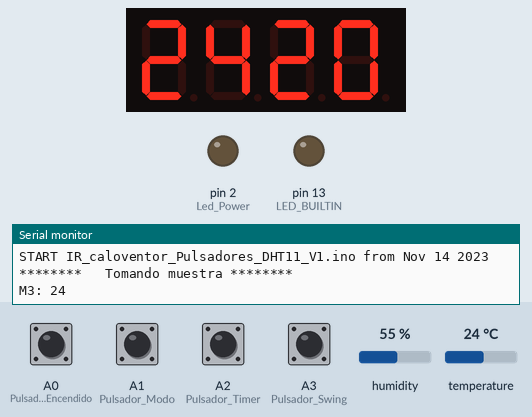
Recording of a sketch running on a simulated Arduino Uno, built with avr-gcc and run on an emulated ATmega328P. Shown: 4-digit seven-segment display, output pins drawn as LEDs (lit = HIGH), the last lines printed to the serial monitor. Inputs (shaded band) come from the test bench; at power-on: A0 (Pulsador_Encendido), A1 (Pulsador_Modo), A2 (Pulsador_Timer), A3 (Pulsador_Swing) HIGH, temperature 24 °C, humidity 55 %.

Above: at 1.3 s.
1.4 s: A0 (Pulsador_Encendido) pulled LOW for 0.15 s
At 2.4 s:
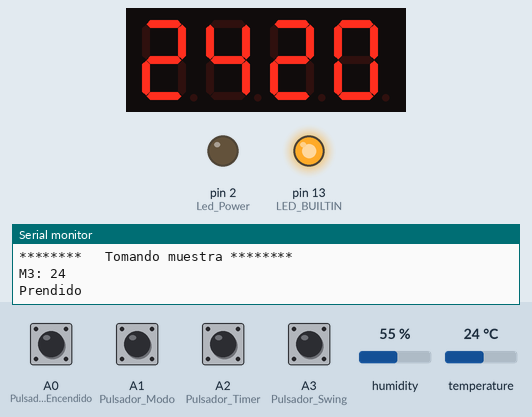
3.1 s: A1 (Pulsador_Modo) pulled LOW for 0.15 s
At 4.9 s:
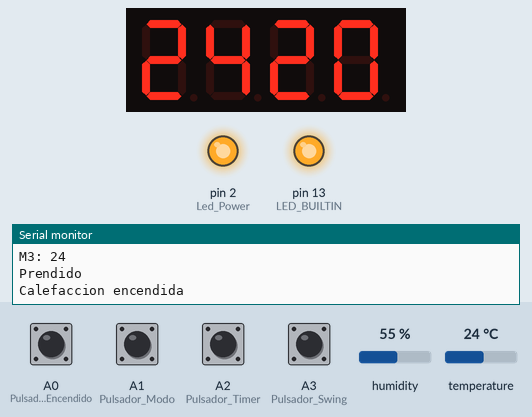
5.2 s: A0 (Pulsador_Encendido) pulled LOW for 1 s
At 7.1 s:
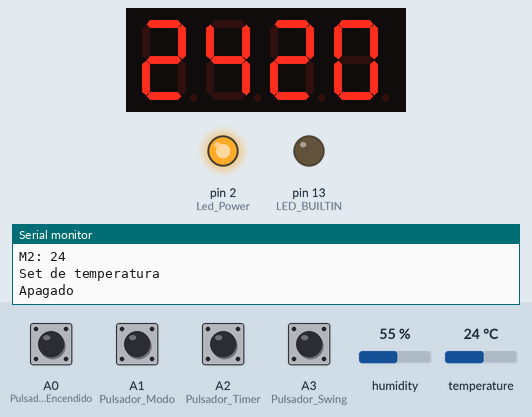
7.7 s: temperature set to 12 °C
At 11.2 s:
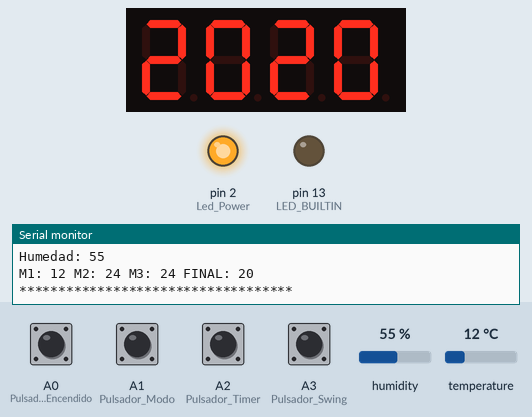
Timing chart, 0 to 12.7 s (numbered marks = the images above; inputs shaded):
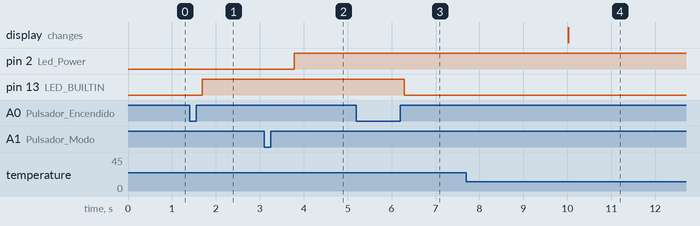

Measured:
- after the input at 1.4 s, pin 13 (LED_BUILTIN): LOW → HIGH after 0.29 s
- after the input at 3.1 s, pin 2 (Led_Power): LOW → HIGH after 0.69 s
- after the input at 5.2 s, pin 13 (LED_BUILTIN): HIGH → LOW after 1.1 s
- after the input at 7.7 s, the display: changes after 2.3 s (image 4)

The sketch:

IR_caloventor_Pulsadores_DHT11_V1.ino
```cpp
//*************************************************************
//**** Control de temperatura para caloventor de baño *********
//*************************************************************

#include <DHT.h>    // importa la Librerias DHT
#include <DHT_U.h>
#include <TM1637Display.h>    // incluye libreria TM1637
#include <IRremote.h>			// importa libreria IRremote

#define CLK 4       // CLK a pin 4
#define DIO 5       // DIO a pin 5

TM1637Display display(CLK, DIO);  // crea objeto
const uint8_t alto[] = {    // array para almacenar caracteres especiales
  SEG_F | SEG_G | SEG_B | SEG_F | SEG_E | SEG_C,    // H
  SEG_B | SEG_C      // I
};
//****  Codigos remoto caloventor  **********
//#define Power 0x70385D93
//#define Mode 0xCDFA7E97
//#define Swing 0x55A8EBF7
//#define Timer 0x9BFD328E

unsigned int Power[77] = {11298, 4478,  678, 518,  680, 520,  698, 520,  678, 548,  688, 548,  694, 548,  688, 548,  686, 548,  688, 1664,  704, 1662,  706, 1636,  716, 1666,  750, 1638,  716, 1668,  728, 1666,  710, 1638,  696, 550,  704, 548,  692, 546,  670, 1634,  684, 520,  674, 548,  702, 548,  666, 516,  658, 1630,  656, 1632,  654, 1630,  654, 514,  658, 1630,  656, 1630,  654, 1630,  652, 1630,  652, 40236,  9690, 2242,  658};
unsigned int Mode [71]= {12174, 4322,  766, 622,  706, 578,  732, 620,  726, 550,  736, 524,  694, 548,  662, 548,  688, 590,  688, 1694,  708, 1664,  716, 1666,  704, 1664,  678, 1634,  680, 1664,  722, 1666,  704, 1664,  784, 470,  684, 578,  706, 1692,  724, 1694,  728, 552,  702, 550,  678, 548,  686, 520,  688, 1664,  672, 1662,  674, 518,  662, 518,  662, 1632,  660, 1634,  694, 1636,  686, 1666,  794, 40176,  9708, 2242,  712};  // UNKNOWN CDFA7E97
unsigned int Swing [71] = {12438, 4474,  714, 660,  748, 552,  754, 622,  738, 590,  736, 594,  706, 618,  728, 592,  708, 620,  736, 1708,  714, 1734,  712, 1694,  812, 1716,  774, 1712,  758, 1716,  756, 1642,  784, 1734,  848, 528,  818, 552,  908, 474,  854, 502,  810, 596,  760, 596,  746, 594,  742, 550,  786, 1668,  758, 1666,  710, 1664,  726, 1638,  696, 1664,  708, 1638,  684, 1662,  710, 1638,  694, 40232,  11866, 2170,  728};  // UNKNOWN 55A8EBF7
unsigned int Timer [79] = {1250, 19764,  2862, 19804,  994, 19782,  7242, 19836,  11688, 4474,  696, 546,  724, 550,  694, 574,  708, 616,  696, 578,  748, 550,  716, 548,  706, 548,  708, 1662,  814, 1554,  706, 1662,  702, 1660,  724, 1634,  698, 1660,  726, 1634,  702, 1662,  730, 522,  708, 548,  714, 1662,  712, 548,  718, 550,  720, 550,  724, 550,  722, 550,  716, 1662,  738, 1636,  708, 548,  716, 1664,  736, 1636,  738, 1638,  728, 1692,  748, 1634,  712, 40338,  12070, 2272,  744};

//****  Codigos remoto TV samsung  **********
//#define Vol_up 0xE0E0E01F
//#define Vol_down 0xE0E0D02F

int value;
IRsend irsend;
int khz = 38; // 38kHz carrier frequency for the NEC protocol

int SENSOR = 6;     // pin DATA de DHT11 a pin digital 6
int TEMPERATURA;
int HUMEDAD;
int Pulsador_Encendido = A0;
int Pulsador_Modo = A1;
int Pulsador_Timer = A2;
int Pulsador_Swing = A3;

int Led_Power = 2;
int Set_alarma = 20;
int muestra_temp1;
int muestra_temp2;
int muestra_temp3;
int temp_final;
bool flag1 = true;
bool flag2 = true;
bool flag3 = false;
unsigned long tiempo_ant_millis;
unsigned long tiempo_act_millis;
int Tpo_espera_on = 0;
int Tpo_espera_off = 0;
int hysteresis = 2; // Hysteresis para sumar/restar a set alarma
int entrar_Set = 0; // contador para entrar a set de temperatura
bool calefaccionar = 0;
bool BandModoCalentarAuto = 0;
bool prendido = 0;
DHT dht(SENSOR, DHT11);   // creacion del objeto dht

void setup(){
  Serial.begin(9600);   // inicializacion de monitor serial
  dht.begin();          // inicializacion de sensor
  display.setBrightness(1);   // establece nivel de brillo
  Serial.println("******* IR caloventor Baño *******");
  Serial.println(F("START " __FILE__ " from " __DATE__ ));

  pinMode(Pulsador_Encendido, INPUT_PULLUP);
  pinMode(Pulsador_Modo, INPUT_PULLUP);// Se activa resistencia pull UP interna
  pinMode(Pulsador_Timer, INPUT_PULLUP);
  pinMode(Pulsador_Swing, INPUT_PULLUP);
  pinMode(Led_Power, OUTPUT);
  pinMode(LED_BUILTIN, OUTPUT);
  digitalWrite(Led_Power, LOW);
  toma_Muestras(); //toma la primera muestra para mostrar
  display.showNumberDec(muestra_temp3, false, 2, 0); // muestra valor temp_final
  display.showNumberDec(Set_alarma,false, 2, 2);   // muestra set alarma
}

//************* LOOP principal ***********
void loop()
{
// **************** RUTINA PULSADOR ENCENDIDO VENTILADOR **************
  if (digitalRead(Pulsador_Encendido) == LOW) //evaluo si la entrada esta en nivel BAJO
  {
    while (digitalRead(Pulsador_Encendido) == LOW) //retraso antirebote
     {
      entrar_Set ++;
      delay(200);
      if (entrar_Set == 5) //si paso un segundo apretado
      {
        Serial.println("Set de temperatura");
      }
     }

  if (prendido == 0)//** estaba Encendido?
  {
    irsend.sendRaw(Power, sizeof(Power) / sizeof(int), khz);
    delay(20);
    prendido = 1;
    digitalWrite(LED_BUILTIN, HIGH);
    Serial.println("Prendido");

  }else // No edtaba prendido
      {
        calefaccionar = 0;
        BandModoCalentarAuto = 0;
        prendido = 0;
        irsend.sendRaw(Power, sizeof(Power) / sizeof(int), khz);
        delay(20);
        digitalWrite(LED_BUILTIN, LOW);
        Serial.println("Apagado");
      }
   } //***********  FIN PULSADOR ENCENDIDO  ***************

if (prendido == 1)//Verifica si esta Encendido para comprobar los otros botones
{
  //   ****** rutina pulsador MODO ventilador o calefaccion ********
  if (digitalRead(Pulsador_Modo) == LOW)  // evaluo si la entrada esta en nivel BAJO
    {
      while (digitalRead(Pulsador_Modo) == LOW) //retraso antirebote
       {

        delay(10);
       }
      if (calefaccionar == 0)
       {
        for (int i = 0; i < 2; i++)
         {
           //  Encender calefaccion
           irsend.sendRaw(Mode, sizeof(Mode) / sizeof(int), khz);
           delay(200);
         }
         calefaccionar = 1;
         Serial.println("Calefaccion encendida");
         digitalWrite(Led_Power, HIGH);
         }else
         {
           //  Apagar calefaccion
           irsend.sendRaw(Mode, sizeof(Mode) / sizeof(int), khz);
           delay(100);
           calefaccionar = 0;
           Serial.println("Calefaccion Apagada");
           digitalWrite(Led_Power, LOW);
         }

    }  //***********  FIN PULSADOR MODO  ***************

// ******  ****** RUTINA PULSADOR TIMER ********
      if (digitalRead(Pulsador_Timer) == LOW) // evaluo si la entrada esta en nivel alto
        {
          irsend.sendRaw(Timer, sizeof(Timer) / sizeof(int), khz); //Note the approach used to automatically calculate the size of the array.
          delay(20);
          Serial.println("TIMER");
        }

// ************ RUTINA PULSADOR Swing ********
      if (digitalRead(Pulsador_Swing) == LOW) // evaluo si la entrada esta en nivel alto
        {
          irsend.sendRaw(Swing, sizeof(Swing) / sizeof(int), khz); //Note the approach used to automatically calculate the size of the array.
          delay(20);
          Serial.println("SWING");
        }

} //**** Cierra IF comprobacion de estado ENCENDIDO ****

 //***** TEMPORIZADOR PARA CADA MUESTRA TEMPERATURA ******
 tiempo_act_millis = millis();
if ( tiempo_act_millis - tiempo_ant_millis >= 5000) // Cada 5 seg
  {
   toma_Muestras(); //Va a tomar muestras de temperatura
   tiempo_ant_millis = tiempo_act_millis;

  //  Si ya se tomaron las 3 muestras promediar y mostrar
   if (flag1==true && flag2 == true && flag3 == true)
   {
       temp_final = (muestra_temp1+muestra_temp2+muestra_temp3) / 3;
       flag1 = true;
       flag2 = true;
       flag3 = false;
       mostrar_Display();
// sia esta encendido calefaccion controlar set
   if (calefaccionar == 1)
    {
       calentar_ON_OFF (); // Check de temp final y set -> ON / OFF calefa
    }
   }
  }

} //******************** Fin LOOP principal **********************


//**************************************************************
//********************* Toma de muestras ***********************
//**************************************************************
void toma_Muestras()
{
    Serial.println("********   Tomando muestra ********");
    TEMPERATURA = dht.readTemperature();  // obtencion de valor de temperatura
    HUMEDAD = dht.readHumidity();   // obtencion de valor de humedad
    if (flag1 == false)
    {
        muestra_temp1 = TEMPERATURA;
        flag1 = true;
        Serial.println("M1: "+String(muestra_temp1));

    }

    if (flag2 == false)
    {
        muestra_temp2 = TEMPERATURA;
        flag2 = true;
        flag1 = false;
        Serial.println("M2: "+String(muestra_temp2));

    }

    if (flag3 == false)
    {
        muestra_temp3 = TEMPERATURA;
        flag3 = true;
        flag2 = false;
        Serial.println("M3: "+String(muestra_temp3));

    }
} //********************* fin toma de muestras ****************

//**************************************************************
// ************************ Mostar Display *********************
//**************************************************************
void mostrar_Display()
{

      display.showNumberDec(temp_final, false, 2, 0); // muestra valor temp_final

      Serial.print("Temperatura: ");  // escritura en monitor serial de los valores
      Serial.println(TEMPERATURA);
      //Serial.print("Temperatura final: ");
      //Serial.println(temp_final);
      Serial.print("Humedad: ");
      Serial.println(HUMEDAD);
      Serial.println("M1: "+String(muestra_temp1) +" M2: "+String(muestra_temp2)+" M3: "+String(muestra_temp3)+" FINAL: "+String(temp_final));
      Serial.println("*********************************** ");
      //Serial.println(" ");


}

//******     Rutina para apagar caloventor  *************
void calentar_ON_OFF(){
       if (calefaccionar == 1)
       {
         if (temp_final >= Set_alarma + hysteresis)
         {
           Tpo_espera_off++;  //si esta alta suma 1 a la espera para apagar
           Tpo_espera_on = 0;
           Serial.println("Esperando para apagar");
           if (Tpo_espera_off >=2) // si pasaron 10 seg
            {
          //  if (Led_Power==HIGH) {
              for (int i = 0; i >= 2; i++)
              {
                irsend.sendRaw(Mode, sizeof(Mode) / sizeof(int), khz); //Note the approach used to automatically calculate the size of the array.
                delay(500);
              }

             Serial.println("Calefaccion AUTO: Apagado ");
             digitalWrite(Led_Power,LOW); // Caloventor apagado
             display.setSegments(alto, 2, 2); // muestra HI
            }
         }

 //******    Rutina para encender caloventor  ************
       if ( temp_final <= Set_alarma )
         {
           Tpo_espera_on++;
           Tpo_espera_off = 0;
           if (Tpo_espera_on >= 2)
           {
            if (Led_Power == LOW) {
              for (int i = 0; i < 1; i++)
              {
                irsend.sendRaw(Mode, sizeof(Mode) / sizeof(int), khz); //Note the approach used to automatically calculate the size of the array.
                delay(200);
                Serial.println("**** IR Apagado ****");
              }
            }

             Serial.println("Calefaccion AUTO: Encendido " + String(Tpo_espera_on));
             digitalWrite(Led_Power,HIGH); // pulsador presionado, encender LED
             display.showNumberDec(Set_alarma,false, 2, 2);   // muestra set alarma
           }
         }
       }

  }
```
